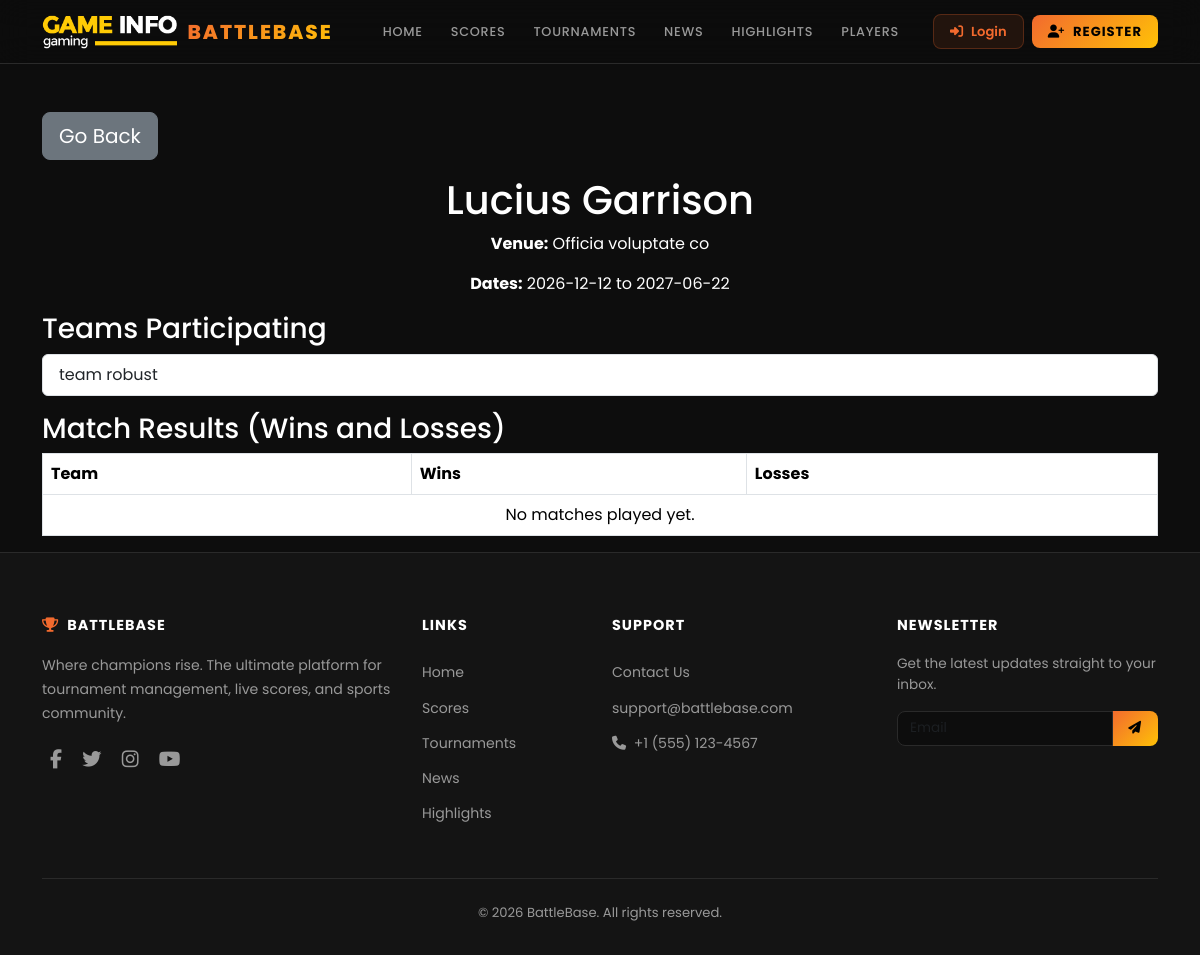
Screenshot of /points_table_mapper.php?tournament_id=7 with the database file from the repository.
### tables this page shows
CREATE TABLE `tournament` (
  `id` int(11) NOT NULL,
  `name` varchar(255) NOT NULL,
  `creator_id` int(11) DEFAULT NULL,
  `venue` varchar(40) NOT NULL,
  `region` varchar(40) NOT NULL,
  `district` varchar(40) NOT NULL,
  `thana` varchar(40) NOT NULL,
  `area` varchar(40) NOT NULL,
  `tour_type` varchar(10) NOT NULL,
  `start_date` date NOT NULL,
  `end_date` date DEFAULT NULL
);

CREATE TABLE `team` (
  `id` int(11) NOT NULL,
  `name` varchar(30) NOT NULL,
  `manager_id` int(11) DEFAULT NULL,
  `logo` varchar(100) DEFAULT NULL
);

### points_table_mapper.php (called while the page is built)
<?php
include './components/shared/general-header.php';
include 'points_table.php';
include './components/shared/general-footer.php';
?>

### points_table.php (the view, shortened to what this page needs)
<?php
require_once 'config.php';
$tournamentId = $_GET['tournament_id'] ?? null;
$tournament = null;
if ($tournamentId) {
  $query = "SELECT * FROM tournament WHERE id = :tournament_id";
  $stmt = $conn->prepare($query);
  $stmt->bindParam(':tournament_id', $tournamentId, PDO::PARAM_INT);
  $stmt->execute();
  $tournament = $stmt->fetch(PDO::FETCH_ASSOC);
}
$existing_teams = [];
if ($tournamentId) {
  $query = "
        SELECT t.id, t.name
        FROM team t
        JOIN tournament_team tt ON t.id = tt.team_id
        WHERE tt.tournament_id = :tournament_id
    ";
  $stmt = $conn->prepare($query);
  $stmt->bindParam(':tournament_id', $tournamentId, PDO::PARAM_INT);
  $stmt->execute();
  $existing_teams = $stmt->fetchAll(PDO::FETCH_ASSOC);
}
$points_table = [];
?>
<div class="container mt-5">
  <div class="d-flex justify-content-between align-items-center mb-3">
    <a href="javascript:history.back()" class="btn btn-secondary btn-lg">Go Back</a>
  </div>
  <h1 class="text-center"><?= htmlspecialchars($tournament['name']); ?></h1>
  <p class="text-center"><strong>Venue:</strong> <?= htmlspecialchars($tournament['venue']); ?></p>
  <p class="text-center"><strong>Dates:</strong> <?= htmlspecialchars($tournament['start_date']); ?> to <?= htmlspecialchars($tournament['end_date']); ?></p>
  <h3>Teams Participating</h3>
  <ul class="list-group mb-3">
    <?php if (!empty($existing_teams)): ?>
      <?php foreach ($existing_teams as $team): ?>
        <li class="list-group-item"><?= htmlspecialchars($team['name']); ?></li>
      <?php endforeach; ?>
    <?php else: ?>
      <li class="list-group-item text-muted">No teams added to this tournament yet.</li>
    <?php endif; ?>
  </ul>
  <h3>Match Results (Wins and Losses)</h3>
  <table class="table table-bordered table-hover">
    <thead>
      <tr>
        <th>Team</th>
        <th>Wins</th>
        <th>Losses</th>
      </tr>
    </thead>
    <tbody>
      <?php if (!empty($points_table)): ?>
        <?php foreach ($points_table as $team): ?>
          <tr>
            <td><?= htmlspecialchars($team['team_name']); ?></td>
            <td><?= $team['wins']; ?></td>
            <td><?= $team['losses']; ?></td>
          </tr>
        <?php endforeach; ?>
      <?php else: ?>
        <tr>
          <td colspan="3" class="text-center">No matches played yet.</td>
        </tr>
      <?php endif; ?>
    </tbody>
  </table>
</div>

### css/custom.css (style rules this page uses)
:root { --bg-primary: #0D0D0D; --bg-secondary: #141414; --bg-card: #1a1a1a; --bg-elevated: #222; --accent-orange: #F26A2E; --accent-orange-rgb: 242, 106, 46; --accent-gold: #FFC107; --white: #FFF; --gray-100: #E0E0E0; --gray-200: #CCC; --gray-300: #999; --gray-400: #666; --text-primary: #FFF; --text-secondary: #E0E0E0; --text-muted: #999; --border-color: #2a2a2a; --gradient-primary: linear-gradient(135deg, #F26A2E, #FFC107); --gradient-reverse: linear-gradient(135deg, #FFC107, #F26A2E); --gradient-orange: linear-gradient(135deg, #F26A2E, #ff8a50); --gradient-dark: linear-gradient(135deg, #0D0D0D, #1a1a1a); --shadow-card: 0 12px 40px rgba(0,0,0,.6); --shadow-glow-orange: 0 0 30px rgba(242,106,46,.25); --shadow-glow-gold: 0 0 30px rgba(255,193,7,.2); --radius-sm: 8px; --radius-md: 14px; --radius-lg: 20px; --radius-xl: 30px; }
* { box-sizing: border-box; }
body { font-family: 'Poppins', sans-serif; background: var(--bg-primary); color: var(--text-primary); overflow-x: hidden; -webkit-font-smoothing: antialiased; }

### rows the page displays
tournament: name "Lucius Garrison", venue "Officia voluptate co", start_date "2026-12-12", end_date "2027-06-22"
team: name "team robust"
